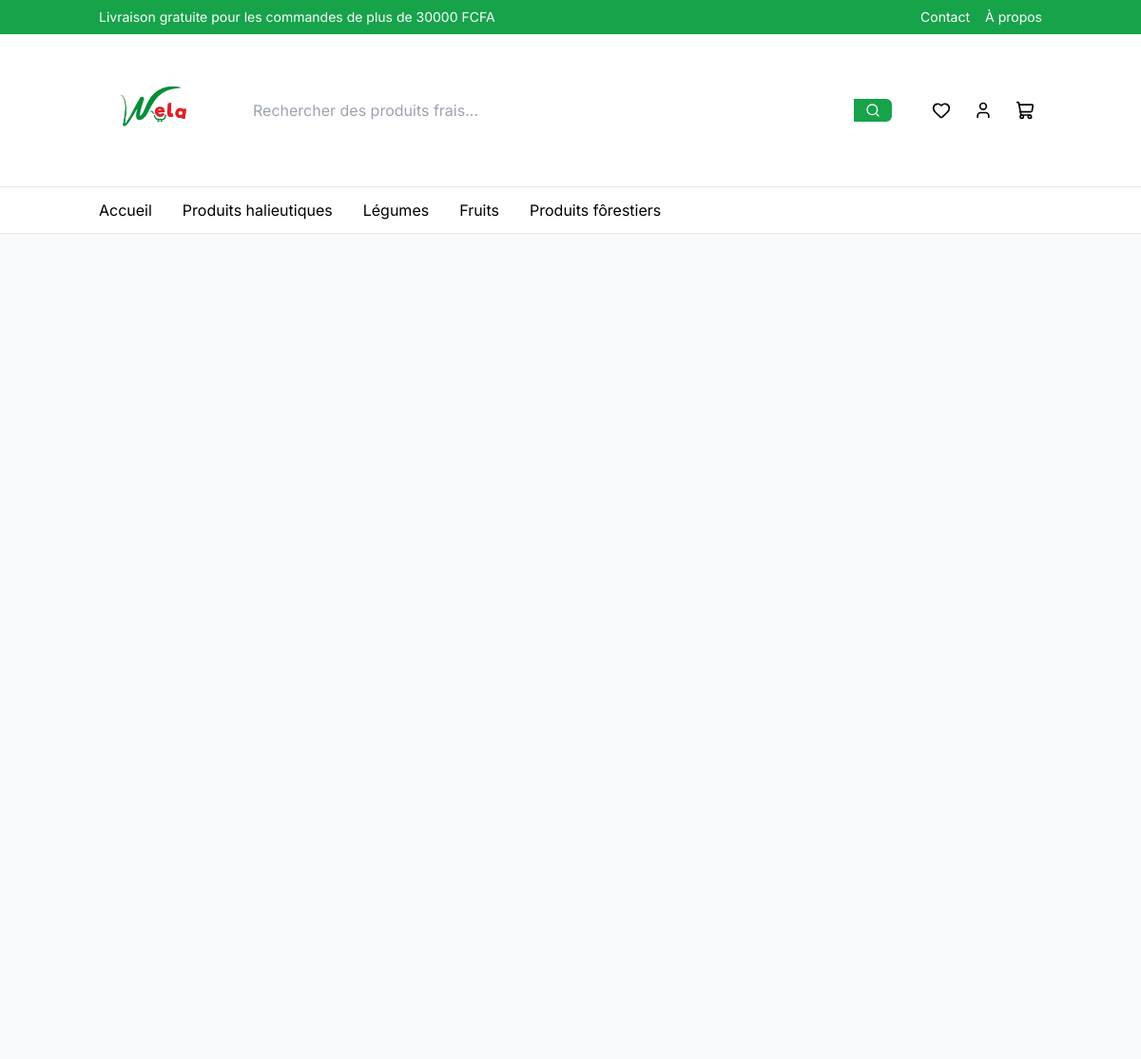
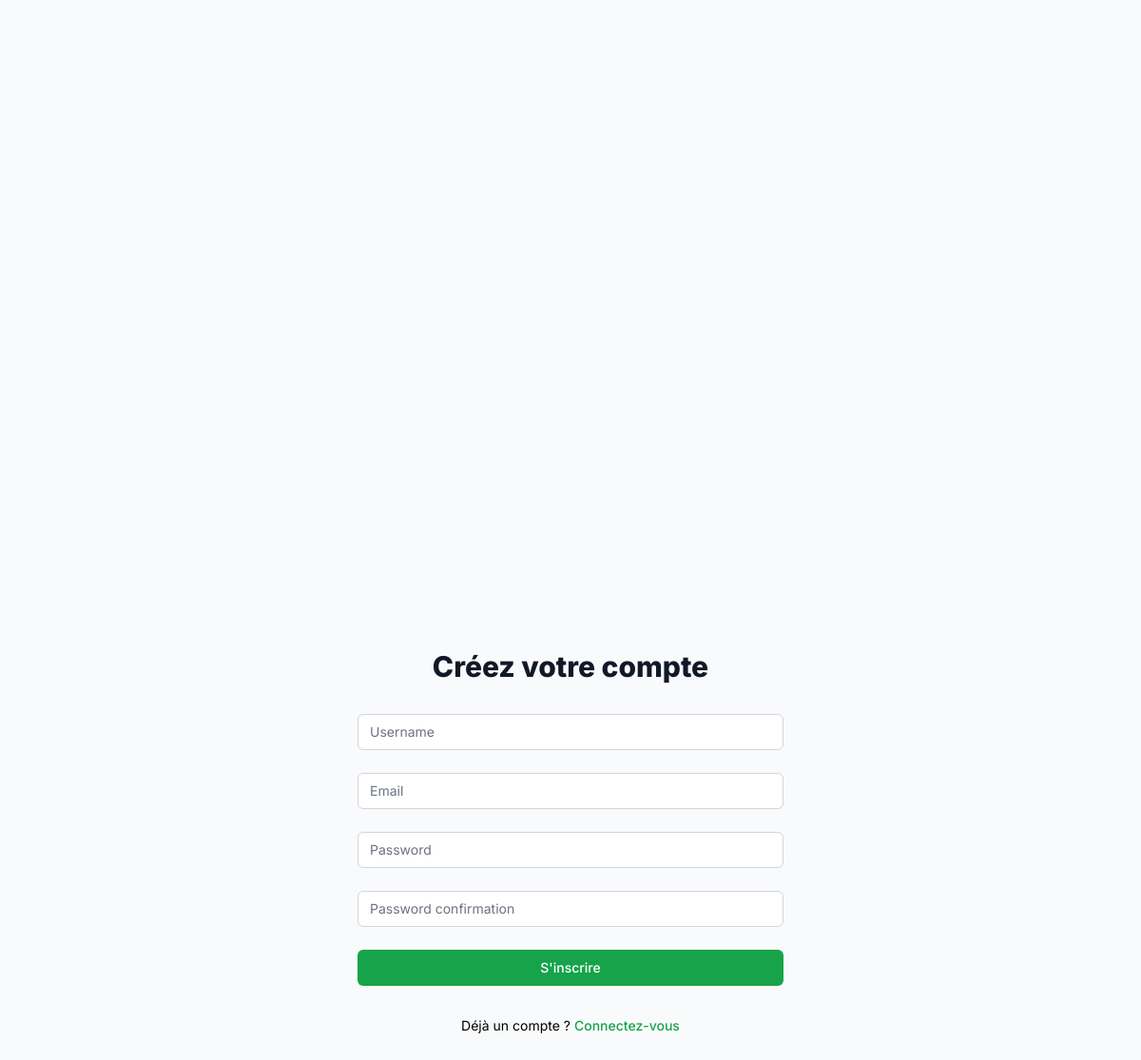
Page /accounts/register/ on the committed database (2 pictures, top to bottom).
### shop/models.py (models this page shows, shortened)
class Category(models.Model):
    name = models.CharField(max_length=100)
    slug = models.SlugField(max_length=100, unique=True, blank=True)
    description = models.TextField(blank=True,null=True)
    Category_image = models.ImageField(upload_to='category_images/', blank=True, null=True)
    parent = models.ForeignKey(
        'self',
        on_delete=models.CASCADE,
        related_name='subcategories',
        blank=True,
        null=True
    )

### accounts/views.py (the view)
# urls.py: path('register/', views.register, name='register'),
def register(request):
    if request.method == 'POST':
        form = UserRegisterForm(request.POST)
        if form.is_valid():
            form.save()
            username = form.cleaned_data.get('username')
            messages.success(request, f'Compte créé pour {username} ! Vous pouvez maintenant vous connecter.')
            return redirect('accounts:login')
    else:
        form = UserRegisterForm()
    return render(request, 'accounts/register.html', {'form': form})

### accounts/forms.py
class UserRegisterForm(UserCreationForm):
    email = forms.EmailField()
    class Meta:
        model = CustomUser
        fields = ['username', 'email']

### shop/context_processors.py (called while the page is built)
def categories(request):
    return {
        'categories': Category.objects.all()
    }

def cart_item_count(request):
    if request.user.is_authenticated:
        return {
            'cart_item_count': CartItem.objects.filter(user=request.user).count()
        }
    return {
        'cart_item_count': 0
    }

### templates/accounts/register.html (shortened to what this page needs)
{% extends 'base.html' %}
{% block content %}
<div class="min-h-screen flex items-center justify-center bg-gray-50 py-12 px-4 sm:px-6 lg:px-8">
    <div class="max-w-md w-full space-y-8">
        <div>
            <h2 class="mt-6 text-center text-3xl font-extrabold text-gray-900">
                Créez votre compte
            </h2>
        </div>
        <form class="mt-8 space-y-6" method="post">
            {% for field in form %}
                <div>
                    <input id="{{ field.id_for_label }}" name="{{ field.name }}" type="{{ field.field.widget.input_type }}" required class="appearance-none rounded-md relative block w-full px-3 py-2 border border-gray-300 placeholder-gray-500 text-gray-900 focus:outline-none focus:ring-green-500 focus:border-green-500 focus:z-10 sm:text-sm" placeholder="{{ field.label }}">
                </div>
            {% endfor %}
            <div>
                <button type="submit" class="group relative w-full flex justify-center py-2 px-4 border border-transparent text-sm font-medium rounded-md text-white bg-green-600 hover:bg-green-700 focus:outline-none focus:ring-2 focus:ring-offset-2 focus:ring-green-500">
                    S'inscrire
                </button>
            </div>
        </form>
        <div class="text-sm text-center">
            <p>Déjà un compte ? <a href="{% url 'accounts:login' %}" class="font-medium text-green-600 hover:text-green-500">Connectez-vous</a></p>
        </div>
    </div>
</div>
{% endblock %}

### templates/partials/header.html (shortened to what this page needs)
{% load static %}
<header class="sticky top-0 z-50 bg-white border-b">
      <div class="bg-green-600 text-white py-2">
        <div class="container mx-auto px-4 flex justify-between items-center">
          <p class="text-sm">Livraison gratuite pour les commandes de plus de 30000 FCFA</p>
          <div class="flex gap-4 text-sm">
            <a href="{% url 'contact' %}" class="hover:underline">Contact</a>
            <a href="{% url 'about' %}" class="hover:underline">À propos</a>
          </div>
        </div>
      </div>
      <div class="container mx-auto px-4 py-4">
        <div class="flex items-center justify-between gap-4">
          <a href="{% url 'shop:home' %}" class="flex items-center gap-2">
            <img src="{% static 'Logo.png' %}" alt="AgroFresh Logo" class="h-32">
          </a>
          <div class="hidden md:flex flex-1 max-w-2xl relative">
            <input
              type="text"
              placeholder="Rechercher des produits frais..."
              class="w-full pr-10 border-gray-300 rounded-md"
            />
            <button
              class="absolute right-0 top-0 h-full px-3 bg-green-600 hover:bg-green-700 text-white rounded-r-md"
            >
              <i data-lucide="search" class="h-4 w-4"></i>
            </button>
          </div>
          <div class="flex items-center gap-2">
            <button class="hidden md:flex p-2 rounded-full hover:bg-gray-100">
              <i data-lucide="heart" class="h-5 w-5"></i>
            </button>
            {% if user.is_authenticated %}
              <form action="{% url 'accounts:logout' %}" method="post" class="inline">
                {% csrf_token %}
                <button type="submit" class="p-2 rounded-full hover:bg-gray-100">
                  <i data-lucide="log-out" class="h-5 w-5"></i>
                </button>
              </form>
            {% else %}
              <a href="{% url 'accounts:login' %}" class="p-2 rounded-full hover:bg-gray-100">
                <i data-lucide="user" class="h-5 w-5"></i>
              </a>
            {% endif %}
            <a href="{% url 'shop:cart' %}" class="relative p-2 rounded-full hover:bg-gray-100">
              <i data-lucide="shopping-cart" class="h-5 w-5"></i>
            </a>
          </div>
        </div>
      </div>
      <nav class="border-t hidden md:block">
        <div class="container mx-auto px-4">
          <ul class="flex gap-8 py-3">
            <li>
              <a href="{% url 'shop:home' %}" class="hover:text-green-600">
                Accueil
              </a>
            </li>
            {% for category in categories %}
            {% if category.slug %}
            <li>
              <a href="{% url 'shop:category' category.slug %}" class="hover:text-green-600">
                {{ category.name }}
              </a>
            </li>
            {% endif %}
            {% endfor %}
          </ul>
        </div>
      </nav>
    </header>

### templates/base.html (style rules this page uses)
body { font-family: 'Inter', sans-serif; }

### rows in the picture
Category: name "Produits halieutiques"
Category: name "Légumes"
Category: name "Fruits"
Category: name "Produits fôrestiers"
